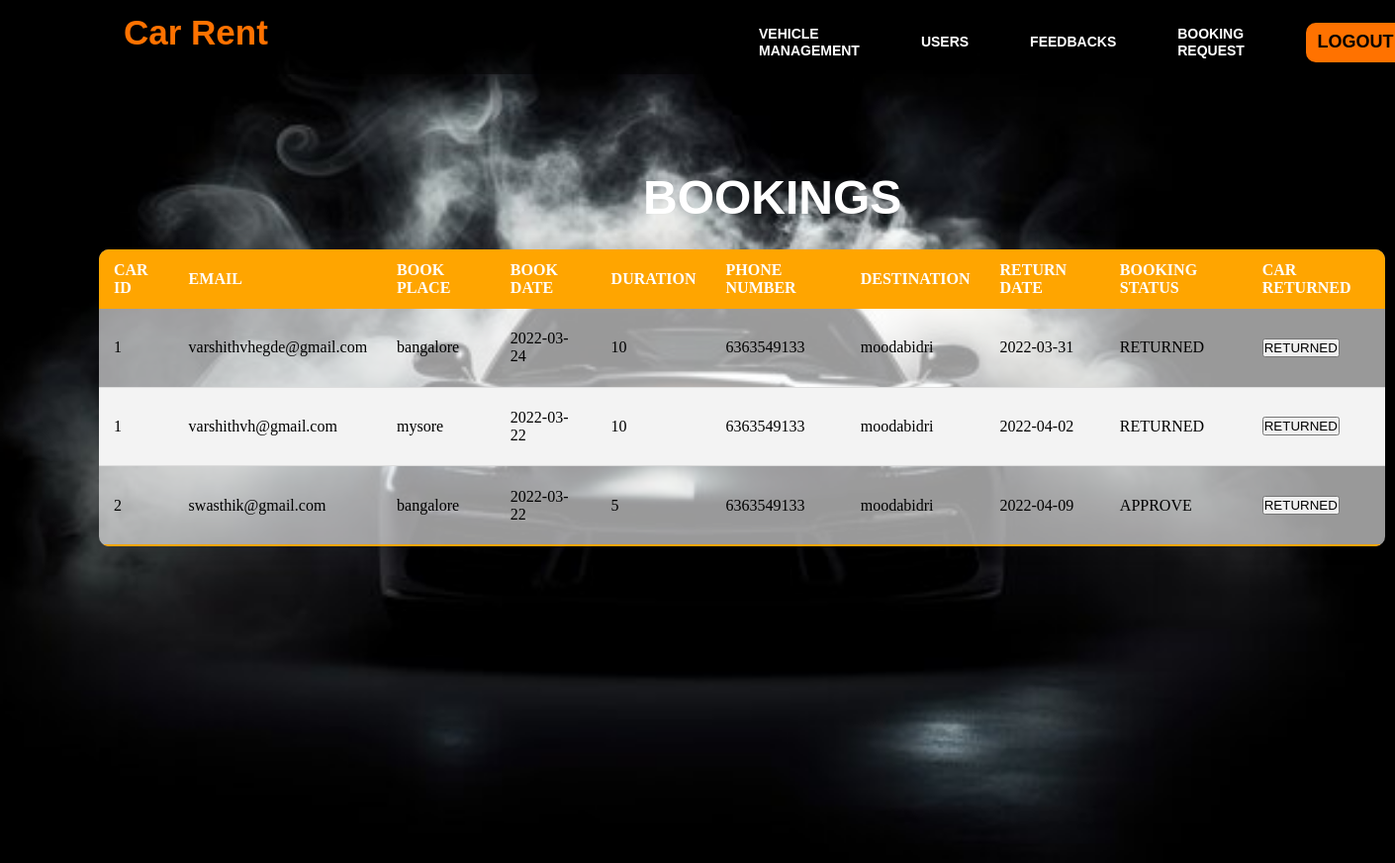
/adminbook.php, run on the app's committed database.
### tables this page shows
CREATE TABLE `booking` (
  `BOOK_ID` int(11) NOT NULL,
  `CAR_ID` int(11) NOT NULL,
  `EMAIL` varchar(255) NOT NULL,
  `BOOK_PLACE` varchar(255) NOT NULL,
  `BOOK_DATE` date NOT NULL,
  `DURATION` int(11) NOT NULL,
  `PHONE_NUMBER` bigint(20) NOT NULL,
  `DESTINATION` varchar(255) NOT NULL,
  `RETURN_DATE` date NOT NULL,
  `PRICE` int(11) NOT NULL,
  `BOOK_STATUS` ENUM('APPROVE', 'RETURNED', 'OVERDUE') NOT NULL DEFAULT 'APPROVE'
);

### adminbook.php (the view, shortened to what this page needs)
<!DOCTYPE html>
<html lang="en">
<head>
</head>
<body>
<?php
require_once('connection.php');
$query="SELECT *from booking ORDER BY BOOK_ID DESC";
$queryy=mysqli_query($con,$query);
?>
<div class="hai">
        <div class="navbar">
            <div class="icon">
                <h2 class="logo">Car Rent</h2>
            </div>
            <div class="menu">
                <ul>
                    <li><a href="adminvehicle.php">VEHICLE MANAGEMENT</a></li>
                    <li><a href="adminusers.php">USERS</a></li>
                    <li><a href="admindash.php">FEEDBACKS</a></li>
                    <li><a href="adminbook.php">BOOKING REQUEST</a></li>
                  <li> <button class="nn"><a href="index.php">LOGOUT</a></button></li>
                </ul>
            </div>
         </div>
         </div>
        <div>
            <h1 class="header">BOOKINGS</h1>
            <div>
                <div>
                    <table class="content-table">
                <thead>
                    <tr>
                        <th>CAR ID</th>
                        <th>EMAIL</th>
                        <th>BOOK PLACE</th>
                        <th>BOOK DATE</th>
                        <th>DURATION</th>
                        <th>PHONE NUMBER</th>
                        <th>DESTINATION</th>
                        <th>RETURN DATE</th>
                        <th>BOOKING STATUS</th>
                        <th>CAR RETURNED</th>
                    </tr>
                </thead>
                <tbody>
                <?php
                while($res=mysqli_fetch_array($queryy)){
                ?>
                <tr  class="active-row">
                    <td><?php echo $res['CAR_ID'];?></php></td>
                    <td><?php echo $res['EMAIL'];?></php></td>
                    <td><?php echo $res['BOOK_PLACE'];?></php></td>
                    <td><?php echo $res['BOOK_DATE'];?></php></td>
                    <td><?php echo $res['DURATION'];?></php></td>
                    <td><?php echo $res['PHONE_NUMBER'];?></php></td>
                    <td><?php echo $res['DESTINATION'];?></php></td>
                    <td><?php echo $res['RETURN_DATE'];?></php></td>
                    <td><?php echo $res['BOOK_STATUS'];?></php></td>
                    <td><button type="submit" class="but" name="approve"><a href="adminreturn.php?id=<?php echo $res['CAR_ID']?>&bookid=<?php echo $res['BOOK_ID']?>">RETURNED</a></button></td>
                </tr>
               <?php } ?>
                </tbody>
                </table>
                </div>
            </div>
        </div>
</body>
</html>

### adminbook.php (style rules this page uses)
* { margin: 0; padding: 0; }
.hai { width: 100%; background: linear-gradient(to top, rgba(0, 0, 0, 0) 50%, rgba(0, 0, 0, 0) 50%), url("./images/bg3.jpg"); background-position: center; background-size: cover; height: 109vh; animation: infiniteScrollBg 50s linear infinite; }
.navbar { width: 1200px; height: 75px; margin: auto; display: flex; justify-content: space-between; align-items: center; padding: 0 20px; background-color: rgba(0, 0, 0, 0.5); border-radius: 10px; animation: fadeIn 2s ease-out; }
.icon { width: 200px; float: left; height: 70px; }
.logo { color: #ff7200; font-size: 35px; font-family: Arial; padding-left: 20px; float: left; padding-top: 10px; }
.menu { display: flex; justify-content: space-between; align-items: center; width: 600px; }
ul { display: flex; justify-content: center; align-items: center; }
ul li { list-style: none; margin-left: 62px; margin-top: 10px; font-size: 14px; transition: color 0.3s ease; }
ul li a { text-decoration: none; color: white; font-family: Arial; font-weight: bold; transition: 0.4s ease-in-out; }
.content-table { border-collapse: collapse; font-size: 1em; border-radius: 10px; overflow: hidden; box-shadow: 0 0 20px rgba(0, 0, 0, 0.2); margin-left: 100px; margin-top: 25px; width: 1300px; height: 300px; background-color: rgba(255, 255, 255, 0.6); animation: fadeInTable 1s ease-out; }
.content-table thead tr { background-color: orange; color: white; text-align: left; }
.content-table th, .content-table td { padding: 12px 15px; }
.content-table tbody tr { border-bottom: 1px solid #dddddd; }
.content-table tbody tr:nth-of-type(even) { background-color: #f3f3f3; }
.content-table tbody tr:last-of-type { border-bottom: 2px solid orange; }
.header { margin-top: -700px; margin-left: 650px; color: white; font-size: 48px; font-weight: bold; font-family: Arial, sans-serif; animation: slideIn 1s ease-out; animation: fadeIn 2s ease-in-out, glow 1.5s infinite alternate; }
.nn { width: 100px; border: none; height: 40px; font-size: 18px; border-radius: 10px; cursor: pointer; color: white; transition: 0.4s ease; background-color: #ff7200; }
.nn a { text-decoration: none; color: black; font-weight: bold; }
.but a { text-decoration: none; color: black; }

### data on the page
booking: CAR_ID "1", EMAIL "varshithvhegde@gmail.com", BOOK_PLACE "bangalore", BOOK_DATE "2022-03-24", DURATION "10", PHONE_NUMBER "6363549133", DESTINATION "moodabidri", RETURN_DATE "2022-03-31", BOOK_STATUS "RETURNED"
booking: CAR_ID "1", EMAIL "varshithvh@gmail.com", BOOK_PLACE "mysore", BOOK_DATE "2022-03-22", DURATION "10", PHONE_NUMBER "6363549133", DESTINATION "moodabidri", RETURN_DATE "2022-04-02", BOOK_STATUS "RETURNED"
booking: CAR_ID "2", EMAIL "swasthik@gmail.com", BOOK_PLACE "bangalore", BOOK_DATE "2022-03-22", DURATION "5", PHONE_NUMBER "6363549133", DESTINATION "moodabidri", RETURN_DATE "2022-04-09", BOOK_STATUS "APPROVE"
